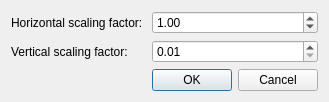
<?xml version="1.0" encoding="UTF-8"?>
<ui version="4.0">
 <class>RetargetDialog</class>
 <widget class="QDialog" name="RetargetDialog">
  <property name="geometry">
   <rect>
    <x>0</x>
    <y>0</y>
    <width>302</width>
    <height>93</height>
   </rect>
  </property>
  <property name="windowTitle">
   <string>Retarget</string>
  </property>
  <property name="locale">
   <locale language="English" country="UnitedStates"/>
  </property>
  <layout class="QFormLayout" name="formLayout">
   <item row="1" column="1">
    <widget class="QDoubleSpinBox" name="yscale_box">
     <property name="minimum">
      <double>0.010000000000000</double>
     </property>
     <property name="maximum">
      <double>100.000000000000000</double>
     </property>
     <property name="singleStep">
      <double>0.010000000000000</double>
     </property>
    </widget>
   </item>
   <item row="1" column="0">
    <widget class="QLabel" name="label">
     <property name="text">
      <string>Vertical scaling factor: </string>
     </property>
    </widget>
   </item>
   <item row="0" column="1">
    <widget class="QDoubleSpinBox" name="xscale_box">
     <property name="minimum">
      <double>0.010000000000000</double>
     </property>
     <property name="maximum">
      <double>100.000000000000000</double>
     </property>
     <property name="singleStep">
      <double>0.010000000000000</double>
     </property>
     <property name="value">
      <double>1.000000000000000</double>
     </property>
    </widget>
   </item>
   <item row="0" column="0">
    <widget class="QLabel" name="label_2">
     <property name="text">
      <string>Horizontal scaling factor: </string>
     </property>
    </widget>
   </item>
   <item row="2" column="1">
    <widget class="QDialogButtonBox" name="buttonBox">
     <property name="layoutDirection">
      <enum>Qt::LeftToRight</enum>
     </property>
     <property name="orientation">
      <enum>Qt::Horizontal</enum>
     </property>
     <property name="standardButtons">
      <set>QDialogButtonBox::Cancel|QDialogButtonBox::Ok</set>
     </property>
     <property name="centerButtons">
      <bool>false</bool>
     </property>
    </widget>
   </item>
  </layout>
 </widget>
 <resources/>
 <connections>
  <connection>
   <sender>buttonBox</sender>
   <signal>accepted()</signal>
   <receiver>RetargetDialog</receiver>
   <slot>accept()</slot>
   <hints>
    <hint type="sourcelabel">
     <x>248</x>
     <y>254</y>
    </hint>
    <hint type="destinationlabel">
     <x>157</x>
     <y>274</y>
    </hint>
   </hints>
  </connection>
  <connection>
   <sender>buttonBox</sender>
   <signal>rejected()</signal>
   <receiver>RetargetDialog</receiver>
   <slot>reject()</slot>
   <hints>
    <hint type="sourcelabel">
     <x>316</x>
     <y>260</y>
    </hint>
    <hint type="destinationlabel">
     <x>286</x>
     <y>274</y>
    </hint>
   </hints>
  </connection>
 </connections>
</ui>
